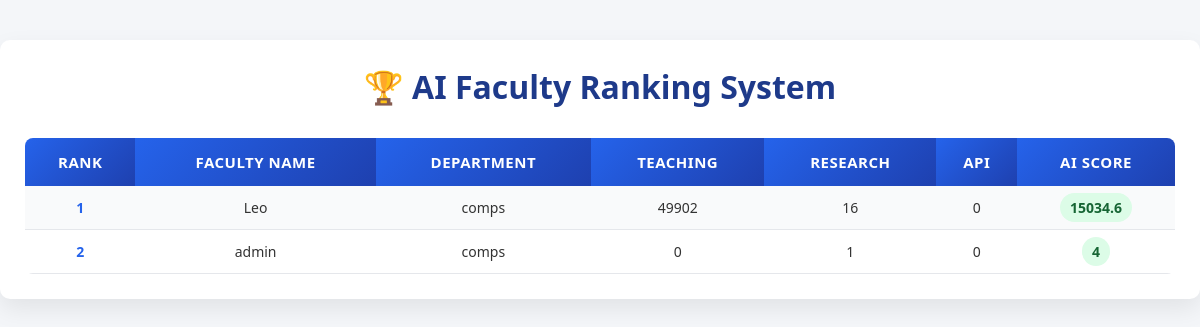
The page /admin/admin_faculty_ranking.php (signed in) on the database its author committed.
### tables this page shows
CREATE TABLE `faculty` (
  `id` int(11) NOT NULL,
  `name` varchar(100) DEFAULT NULL,
  `email` varchar(100) DEFAULT NULL,
  `password` varchar(255) DEFAULT NULL,
  `qualification` varchar(100) DEFAULT NULL,
  `department` varchar(100) DEFAULT NULL,
  `experience` int(11) DEFAULT NULL,
  `role` varchar(20) DEFAULT 'faculty',
  `profile_image` varchar(255) DEFAULT 'default_avatar.png'
);

### admin/admin_faculty_ranking.php (the view, shortened to what this page needs)
<?php
include "config.php";
$query = mysqli_query($conn, "
    SELECT
        f.id,
        f.name,
        f.department,
        COALESCE(SUM(t.cat1_score),0) AS teaching_score,
        COALESCE(COUNT(r.id),0) AS research_count,
        COALESCE(AVG(p.api_score),0) AS api_score
    FROM faculty f
    LEFT JOIN teaching_activities t ON f.id = t.faculty_id
    LEFT JOIN research_uploads r ON f.id = r.faculty_id
    LEFT JOIN promotion_applications p ON f.id = p.faculty_id
    GROUP BY f.id
");
$facultyRanks = [];
while($row = mysqli_fetch_assoc($query)){
    $ai_score =
        ($row['teaching_score'] * 0.3) +
        ($row['research_count'] * 10 * 0.4) +
        ($row['api_score'] * 0.3);
    $row['ai_score'] = round($ai_score, 2);
    $facultyRanks[] = $row;
}
usort($facultyRanks, function($a, $b){
    return $b['ai_score'] <=> $a['ai_score'];
});
?>
<!DOCTYPE html>
<html>
<head>
    <link rel="stylesheet" href="../css/admin_faculty_ranking.css">
</head>
<body>
<div class="main">
<h1>🏆 AI Faculty Ranking System</h1>
<table class="table">
    <tr>
        <th>Rank</th>
        <th>Faculty Name</th>
        <th>Department</th>
        <th>Teaching</th>
        <th>Research</th>
        <th>API</th>
        <th>AI Score</th>
    </tr>
<?php
$rank = 1;
foreach($facultyRanks as $f){
?>
<tr>
    <td><?php echo $rank++; ?></td>
    <td><?php echo htmlspecialchars($f['name']); ?></td>
    <td><?php echo htmlspecialchars($f['department']); ?></td>
    <td><?php echo $f['teaching_score']; ?></td>
    <td><?php echo $f['research_count']; ?></td>
    <td><?php echo round($f['api_score'],2); ?></td>
    <td><b><?php echo $f['ai_score']; ?></b></td>
</tr>
<?php } ?>
</table>
</div>
</body>
</html>

### css/admin_faculty_ranking.css (style rules this page uses)
* { margin: 0; padding: 0; box-sizing: border-box; font-family: "Segoe UI", Tahoma, Arial, sans-serif; }
body { background: #f4f6f9; color: #333; }
.main { max-width: 1200px; margin: 40px auto; padding: 25px; background: #ffffff; border-radius: 10px; box-shadow: 0 10px 25px rgba(0,0,0,0.08); }
.main h1 { text-align: center; margin-bottom: 30px; color: #1e3a8a; font-weight: 600; }
.table { width: 100%; border-collapse: collapse; overflow: hidden; border-radius: 8px; }
.table th { background: linear-gradient(135deg, #2563eb, #1e40af); color: #ffffff; padding: 14px 10px; font-size: 15px; text-transform: uppercase; letter-spacing: 0.5px; }
.table td { padding: 12px 10px; text-align: center; border-bottom: 1px solid #e5e7eb; font-size: 14px; }
.table tr:nth-child(even) { background: #f9fafb; }
.table td:first-child { font-weight: bold; color: #2563eb; }
.table td b { background: #dcfce7; color: #166534; padding: 5px 10px; border-radius: 20px; font-size: 14px; }

### rows shown on the page
faculty: name "Leo", department "comps", teaching_score "49902", research_count "16", api_score "0", ai_score "15034.6"
faculty: name "admin", department "comps", teaching_score "0", research_count "1", api_score "0", ai_score "4"
